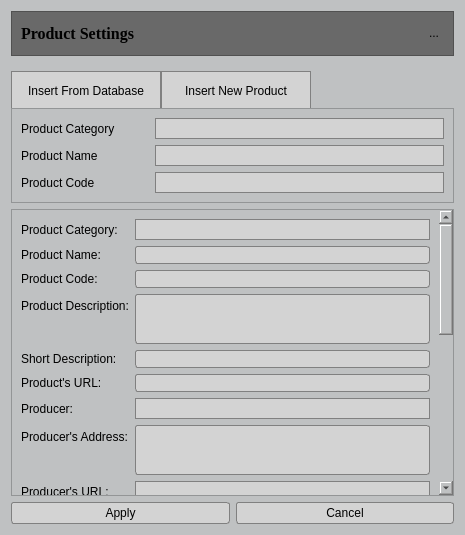
<?xml version="1.0" encoding="UTF-8"?>
<ui version="4.0">
 <class>AddProduct</class>
 <widget class="QDialog" name="AddProduct">
  <property name="geometry">
   <rect>
    <x>0</x>
    <y>0</y>
    <width>465</width>
    <height>535</height>
   </rect>
  </property>
  <property name="windowTitle">
   <string>Dialog</string>
  </property>
  <property name="styleSheet">
   <string notr="true">QFrame#frame_2, QToolButton#m_pToolButtonClose, QLabel#label {
	background-color:rgb(105,105,105);
}

QToolButton#m_pToolButtonClose {
	max-width: 20px;
	max-height: 20px;
	border: 0px solid gray;
	image: url(../../../Resources/Icons/close-icon.png);
}

QWidget {
	background-color: rgb(191,193,194);
}

/*	Push button*/
QPushButton {
	min-height: 20px;
	border: 1px solid gray;
	border-radius: 3px;
	background-color: lightgray;
	selection-background-color: gray;
}

QPushButton:hover {
	background-color: gray;
	border-radius: 3px;
}

/*Combo box*/
QComboBox {
	min-height: 19px;
	background-color: lightgray;
	selection-background-color: gray;
	padding-left: 4px;
	border: 1px solid gray;
}

QComboBox:editable {
	min-height: 19px;
	background-color: lightgray;
	selection-background-color: gray;
	padding-left: 0px;
	border: 1px solid gray;	
}

QComboBox::down-arrow {
	image: url(../../../Resources/Icons/arrow_down.png);
    width: 10px;
    height: 10px;
}

QComboBox::drop-down {
	border: 0px;
    subcontrol-position: top right;
    width: 15px;
}

QComboBox QAbstractItemView {
	border: 1px solid black;
	background-color: lightgray;
	selection-background-color: gray;
}


 QComboBox:hover, QToolButton:checked	{
	background-color: gray;
}


/*Line edit*/
QLineEdit,QTextEdit {
    border: 1px solid gray;
	border-radius: 3px;
    background-color: lightgray;
    selection-background-color: darkgray;
}

/*Tool button*/
QToolButton {
	max-width: 77px;
	max-height: 20px;
	border: 1px solid gray;
	background-color: lightgray;
}</string>
  </property>
  <layout class="QVBoxLayout" name="verticalLayout">
   <item>
    <widget class="QFrame" name="frame_2">
     <property name="sizePolicy">
      <sizepolicy hsizetype="Preferred" vsizetype="Fixed">
       <horstretch>0</horstretch>
       <verstretch>0</verstretch>
      </sizepolicy>
     </property>
     <property name="minimumSize">
      <size>
       <width>0</width>
       <height>45</height>
      </size>
     </property>
     <property name="styleSheet">
      <string notr="true">/*background-color:rgb(105,105,105)*/</string>
     </property>
     <property name="frameShape">
      <enum>QFrame::StyledPanel</enum>
     </property>
     <property name="frameShadow">
      <enum>QFrame::Raised</enum>
     </property>
     <layout class="QHBoxLayout" name="horizontalLayout">
      <item>
       <widget class="QLabel" name="label">
        <property name="font">
         <font>
          <family>Times New Roman</family>
          <pointsize>12</pointsize>
          <weight>75</weight>
          <bold>true</bold>
         </font>
        </property>
        <property name="text">
         <string>Product Settings</string>
        </property>
       </widget>
      </item>
      <item>
       <widget class="QToolButton" name="m_pToolButtonClose">
        <property name="styleSheet">
         <string notr="true">/*Tool button*/
QToolButton {
	max-width: 20px;
	max-height: 20px;
	border: 0px solid gray;
}
</string>
        </property>
        <property name="text">
         <string>...</string>
        </property>
        <property name="icon">
         <iconset>
          <normaloff>../../../../Resources/Icons/close-icon.png</normaloff>../../../../Resources/Icons/close-icon.png</iconset>
        </property>
       </widget>
      </item>
     </layout>
    </widget>
   </item>
   <item>
    <layout class="QHBoxLayout" name="horizontalLayout_3">
     <property name="spacing">
      <number>0</number>
     </property>
     <item>
      <widget class="QToolButton" name="m_pToolButtonFromDB">
       <property name="minimumSize">
        <size>
         <width>150</width>
         <height>40</height>
        </size>
       </property>
       <property name="maximumSize">
        <size>
         <width>79</width>
         <height>22</height>
        </size>
       </property>
       <property name="cursor">
        <cursorShape>PointingHandCursor</cursorShape>
       </property>
       <property name="text">
        <string>Insert From Database</string>
       </property>
       <property name="checkable">
        <bool>true</bool>
       </property>
      </widget>
     </item>
     <item>
      <widget class="QToolButton" name="m_pToolButtonNew">
       <property name="minimumSize">
        <size>
         <width>150</width>
         <height>40</height>
        </size>
       </property>
       <property name="maximumSize">
        <size>
         <width>79</width>
         <height>22</height>
        </size>
       </property>
       <property name="cursor">
        <cursorShape>PointingHandCursor</cursorShape>
       </property>
       <property name="text">
        <string>Insert New Product</string>
       </property>
       <property name="checkable">
        <bool>true</bool>
       </property>
      </widget>
     </item>
     <item>
      <spacer name="horizontalSpacer">
       <property name="orientation">
        <enum>Qt::Horizontal</enum>
       </property>
       <property name="sizeHint" stdset="0">
        <size>
         <width>40</width>
         <height>20</height>
        </size>
       </property>
      </spacer>
     </item>
    </layout>
   </item>
   <item>
    <widget class="QFrame" name="m_pFrameFromDB">
     <property name="frameShape">
      <enum>QFrame::StyledPanel</enum>
     </property>
     <property name="frameShadow">
      <enum>QFrame::Sunken</enum>
     </property>
     <layout class="QFormLayout" name="formLayout_7">
      <property name="horizontalSpacing">
       <number>40</number>
      </property>
      <property name="verticalSpacing">
       <number>6</number>
      </property>
      <item row="0" column="0">
       <widget class="QLabel" name="label_17">
        <property name="text">
         <string>Product Category</string>
        </property>
       </widget>
      </item>
      <item row="0" column="1">
       <widget class="QComboBox" name="m_pComboBoxProductCategoryFromDB"/>
      </item>
      <item row="1" column="0">
       <widget class="QLabel" name="label_19">
        <property name="text">
         <string>Product Name</string>
        </property>
       </widget>
      </item>
      <item row="1" column="1">
       <widget class="QComboBox" name="m_pComboBoxProductNameFromDB"/>
      </item>
      <item row="2" column="0">
       <widget class="QLabel" name="label_20">
        <property name="text">
         <string>Product Code</string>
        </property>
       </widget>
      </item>
      <item row="2" column="1">
       <widget class="QComboBox" name="m_pComboBoxProductCodeFromDB"/>
      </item>
     </layout>
    </widget>
   </item>
   <item>
    <widget class="QScrollArea" name="m_pScrollAreaNewProduct">
     <property name="widgetResizable">
      <bool>true</bool>
     </property>
     <widget class="QWidget" name="scrollAreaWidgetContents">
      <property name="geometry">
       <rect>
        <x>0</x>
        <y>0</y>
        <width>431</width>
        <height>663</height>
       </rect>
      </property>
      <layout class="QFormLayout" name="formLayout_5">
       <property name="fieldGrowthPolicy">
        <enum>QFormLayout::AllNonFixedFieldsGrow</enum>
       </property>
       <item row="0" column="0">
        <widget class="QLabel" name="label_36">
         <property name="text">
          <string>Product Category:</string>
         </property>
        </widget>
       </item>
       <item row="0" column="1">
        <widget class="QComboBox" name="m_pComboBoxProductCategory">
         <property name="minimumSize">
          <size>
           <width>0</width>
           <height>21</height>
          </size>
         </property>
         <property name="editable">
          <bool>true</bool>
         </property>
        </widget>
       </item>
       <item row="1" column="0">
        <widget class="QLabel" name="label_37">
         <property name="text">
          <string>Product Name:</string>
         </property>
        </widget>
       </item>
       <item row="1" column="1">
        <widget class="QLineEdit" name="m_pLineEditProductName"/>
       </item>
       <item row="2" column="0">
        <widget class="QLabel" name="label_38">
         <property name="text">
          <string>Product Code:</string>
         </property>
        </widget>
       </item>
       <item row="2" column="1">
        <widget class="QLineEdit" name="m_pLineEditProductCode"/>
       </item>
       <item row="3" column="0">
        <widget class="QLabel" name="label_39">
         <property name="text">
          <string>Product Description:</string>
         </property>
        </widget>
       </item>
       <item row="3" column="1">
        <widget class="QTextEdit" name="m_pTextEditProductDescription">
         <property name="maximumSize">
          <size>
           <width>16777215</width>
           <height>50</height>
          </size>
         </property>
         <property name="tabStopWidth">
          <number>80</number>
         </property>
        </widget>
       </item>
       <item row="4" column="0">
        <widget class="QLabel" name="label_40">
         <property name="text">
          <string>Short Description:</string>
         </property>
        </widget>
       </item>
       <item row="4" column="1">
        <widget class="QLineEdit" name="m_pLineEditShortDescription"/>
       </item>
       <item row="5" column="0">
        <widget class="QLabel" name="label_41">
         <property name="text">
          <string>Product's URL:</string>
         </property>
        </widget>
       </item>
       <item row="5" column="1">
        <widget class="QLineEdit" name="m_pLineEditProductURL"/>
       </item>
       <item row="6" column="0">
        <widget class="QLabel" name="label_42">
         <property name="text">
          <string>Producer:</string>
         </property>
        </widget>
       </item>
       <item row="6" column="1">
        <widget class="QComboBox" name="m_pComboBoxProducer">
         <property name="minimumSize">
          <size>
           <width>0</width>
           <height>21</height>
          </size>
         </property>
         <property name="editable">
          <bool>true</bool>
         </property>
        </widget>
       </item>
       <item row="7" column="0">
        <widget class="QLabel" name="label_43">
         <property name="text">
          <string>Producer's Address:</string>
         </property>
         <property name="wordWrap">
          <bool>true</bool>
         </property>
        </widget>
       </item>
       <item row="7" column="1">
        <widget class="QTextEdit" name="m_pTextEditProducerAddress">
         <property name="maximumSize">
          <size>
           <width>16777215</width>
           <height>50</height>
          </size>
         </property>
        </widget>
       </item>
       <item row="8" column="0">
        <widget class="QLabel" name="label_18">
         <property name="text">
          <string>Producer's URL:</string>
         </property>
        </widget>
       </item>
       <item row="8" column="1">
        <widget class="QComboBox" name="m_pComboBoxProducerURL">
         <property name="minimumSize">
          <size>
           <width>0</width>
           <height>21</height>
          </size>
         </property>
         <property name="editable">
          <bool>true</bool>
         </property>
        </widget>
       </item>
       <item row="9" column="0">
        <widget class="QLabel" name="label_44">
         <property name="text">
          <string>Place of Origin:</string>
         </property>
        </widget>
       </item>
       <item row="9" column="1">
        <widget class="QComboBox" name="m_pComboBoxPlaceOfOrigin">
         <property name="minimumSize">
          <size>
           <width>0</width>
           <height>21</height>
          </size>
         </property>
         <property name="editable">
          <bool>true</bool>
         </property>
        </widget>
       </item>
       <item row="10" column="0">
        <widget class="QLabel" name="label_45">
         <property name="text">
          <string>Product Unit:</string>
         </property>
        </widget>
       </item>
       <item row="10" column="1">
        <widget class="QFrame" name="frame_4">
         <layout class="QHBoxLayout" name="horizontalLayout_11" stretch="0,0,5,4">
          <property name="spacing">
           <number>10</number>
          </property>
          <property name="leftMargin">
           <number>0</number>
          </property>
          <property name="topMargin">
           <number>0</number>
          </property>
          <property name="rightMargin">
           <number>0</number>
          </property>
          <property name="bottomMargin">
           <number>0</number>
          </property>
          <item>
           <widget class="QComboBox" name="m_pComboBoxProductUnit">
            <property name="minimumSize">
             <size>
              <width>0</width>
              <height>21</height>
             </size>
            </property>
            <property name="editable">
             <bool>true</bool>
            </property>
           </widget>
          </item>
          <item>
           <widget class="QLabel" name="label_21">
            <property name="sizePolicy">
             <sizepolicy hsizetype="Preferred" vsizetype="Preferred">
              <horstretch>0</horstretch>
              <verstretch>0</verstretch>
             </sizepolicy>
            </property>
            <property name="text">
             <string>Unit Quantity:</string>
            </property>
           </widget>
          </item>
          <item>
           <widget class="QComboBox" name="m_pComboBoxUnitQuantity">
            <property name="sizePolicy">
             <sizepolicy hsizetype="Expanding" vsizetype="Fixed">
              <horstretch>0</horstretch>
              <verstretch>0</verstretch>
             </sizepolicy>
            </property>
            <property name="minimumSize">
             <size>
              <width>50</width>
              <height>21</height>
             </size>
            </property>
            <property name="maximumSize">
             <size>
              <width>90</width>
              <height>16777215</height>
             </size>
            </property>
            <property name="editable">
             <bool>true</bool>
            </property>
           </widget>
          </item>
          <item>
           <spacer name="horizontalSpacer_9">
            <property name="orientation">
             <enum>Qt::Horizontal</enum>
            </property>
            <property name="sizeHint" stdset="0">
             <size>
              <width>40</width>
              <height>20</height>
             </size>
            </property>
           </spacer>
          </item>
         </layout>
        </widget>
       </item>
       <item row="11" column="0">
        <widget class="QLabel" name="label_46">
         <property name="text">
          <string>Tax Rate:</string>
         </property>
        </widget>
       </item>
       <item row="11" column="1">
        <widget class="QComboBox" name="m_pComboBoxTaxRate">
         <property name="maximumSize">
          <size>
           <width>70</width>
           <height>16777215</height>
          </size>
         </property>
         <item>
          <property name="text">
           <string>9.5%</string>
          </property>
         </item>
         <item>
          <property name="text">
           <string>22%</string>
          </property>
         </item>
        </widget>
       </item>
       <item row="12" column="0">
        <widget class="QLabel" name="label_47">
         <property name="text">
          <string>Quantity:</string>
         </property>
        </widget>
       </item>
       <item row="12" column="1">
        <layout class="QHBoxLayout" name="horizontalLayout_12" stretch="0,0,0,0,0">
         <property name="spacing">
          <number>10</number>
         </property>
         <item>
          <widget class="QLineEdit" name="m_pLineEditQuantity">
           <property name="minimumSize">
            <size>
             <width>70</width>
             <height>0</height>
            </size>
           </property>
           <property name="maximumSize">
            <size>
             <width>70</width>
             <height>16777215</height>
            </size>
           </property>
          </widget>
         </item>
         <item>
          <spacer name="horizontalSpacer_10">
           <property name="orientation">
            <enum>Qt::Horizontal</enum>
           </property>
           <property name="sizeHint" stdset="0">
            <size>
             <width>40</width>
             <height>20</height>
            </size>
           </property>
          </spacer>
         </item>
         <item>
          <widget class="QLabel" name="label_48">
           <property name="text">
            <string>Last Changed:</string>
           </property>
          </widget>
         </item>
         <item>
          <widget class="QLineEdit" name="m_pLineEditQuantLastChanged">
           <property name="minimumSize">
            <size>
             <width>70</width>
             <height>0</height>
            </size>
           </property>
          </widget>
         </item>
         <item>
          <spacer name="horizontalSpacer_11">
           <property name="orientation">
            <enum>Qt::Horizontal</enum>
           </property>
           <property name="sizeHint" stdset="0">
            <size>
             <width>40</width>
             <height>20</height>
            </size>
           </property>
          </spacer>
         </item>
        </layout>
       </item>
       <item row="13" column="0">
        <widget class="QLabel" name="label_49">
         <property name="text">
          <string>Price:</string>
         </property>
        </widget>
       </item>
       <item row="13" column="1">
        <layout class="QHBoxLayout" name="horizontalLayout_13">
         <property name="spacing">
          <number>10</number>
         </property>
         <item>
          <widget class="QLineEdit" name="m_pLineEditPrice">
           <property name="minimumSize">
            <size>
             <width>70</width>
             <height>0</height>
            </size>
           </property>
           <property name="maximumSize">
            <size>
             <width>70</width>
             <height>16777215</height>
            </size>
           </property>
          </widget>
         </item>
         <item>
          <spacer name="horizontalSpacer_12">
           <property name="orientation">
            <enum>Qt::Horizontal</enum>
           </property>
           <property name="sizeHint" stdset="0">
            <size>
             <width>40</width>
             <height>20</height>
            </size>
           </property>
          </spacer>
         </item>
         <item>
          <widget class="QLabel" name="label_50">
           <property name="text">
            <string>Last Changed:</string>
           </property>
          </widget>
         </item>
         <item>
          <widget class="QLineEdit" name="m_pLineEditPriceLastChanged">
           <property name="minimumSize">
            <size>
             <width>70</width>
             <height>0</height>
            </size>
           </property>
          </widget>
         </item>
         <item>
          <spacer name="horizontalSpacer_13">
           <property name="orientation">
            <enum>Qt::Horizontal</enum>
           </property>
           <property name="sizeHint" stdset="0">
            <size>
             <width>40</width>
             <height>20</height>
            </size>
           </property>
          </spacer>
         </item>
        </layout>
       </item>
       <item row="14" column="0">
        <widget class="QLabel" name="label_51">
         <property name="text">
          <string>Image:</string>
         </property>
        </widget>
       </item>
       <item row="14" column="1">
        <layout class="QHBoxLayout" name="horizontalLayout_14" stretch="0,1">
         <property name="spacing">
          <number>15</number>
         </property>
         <property name="rightMargin">
          <number>0</number>
         </property>
         <item>
          <widget class="QLabel" name="m_pLabelTexture">
           <property name="minimumSize">
            <size>
             <width>50</width>
             <height>50</height>
            </size>
           </property>
           <property name="frameShape">
            <enum>QFrame::StyledPanel</enum>
           </property>
           <property name="text">
            <string/>
           </property>
          </widget>
         </item>
         <item>
          <layout class="QFormLayout" name="formLayout_6">
           <property name="fieldGrowthPolicy">
            <enum>QFormLayout::AllNonFixedFieldsGrow</enum>
           </property>
           <property name="horizontalSpacing">
            <number>10</number>
           </property>
           <property name="rightMargin">
            <number>0</number>
           </property>
           <item row="0" column="0">
            <widget class="QLabel" name="label_52">
             <property name="text">
              <string>Select:</string>
             </property>
            </widget>
           </item>
           <item row="0" column="1">
            <widget class="QComboBox" name="m_pComboBoxImageSelect">
             <property name="sizePolicy">
              <sizepolicy hsizetype="Expanding" vsizetype="Fixed">
               <horstretch>0</horstretch>
               <verstretch>0</verstretch>
              </sizepolicy>
             </property>
             <property name="minimumSize">
              <size>
               <width>0</width>
               <height>21</height>
              </size>
             </property>
             <property name="editable">
              <bool>true</bool>
             </property>
            </widget>
           </item>
           <item row="1" column="0">
            <widget class="QLabel" name="label_53">
             <property name="text">
              <string>Add New:</string>
             </property>
            </widget>
           </item>
           <item row="1" column="1">
            <widget class="QToolButton" name="m_pToolButtonSetTexture">
             <property name="minimumSize">
              <size>
               <width>20</width>
               <height>20</height>
              </size>
             </property>
             <property name="maximumSize">
              <size>
               <width>79</width>
               <height>22</height>
              </size>
             </property>
             <property name="font">
              <font>
               <kerning>true</kerning>
              </font>
             </property>
             <property name="focusPolicy">
              <enum>Qt::TabFocus</enum>
             </property>
             <property name="styleSheet">
              <string notr="true">/*Tool button*/
QToolButton {
	max-width: 77px;
	max-height: 20px;
	border: 1px solid gray;
}

QToolButton:hover {
	background-color: gray;
	border-radius: 1px;
}
</string>
             </property>
             <property name="text">
              <string>Select File ...</string>
             </property>
            </widget>
           </item>
          </layout>
         </item>
        </layout>
       </item>
       <item row="15" column="0">
        <widget class="QLabel" name="label_54">
         <property name="text">
          <string>Frame:</string>
         </property>
        </widget>
       </item>
       <item row="15" column="1">
        <layout class="QHBoxLayout" name="horizontalLayout_15" stretch="0,0">
         <property name="spacing">
          <number>2</number>
         </property>
         <item>
          <widget class="QComboBox" name="m_pComboBoxFrame">
           <property name="minimumSize">
            <size>
             <width>150</width>
             <height>21</height>
            </size>
           </property>
           <property name="acceptDrops">
            <bool>false</bool>
           </property>
           <property name="accessibleName">
            <string/>
           </property>
           <property name="styleSheet">
            <string notr="true">QComboBox {
	min-height: 19px;
	background-color: lightgray;
	selection-background-color: gray;
	padding-left: 4px;
	border: 1px solid gray;
}

QComboBox:editable {
	min-height: 19px;
	background-color: lightgray;
	selection-background-color: gray;
	padding-left: 0px;
	border: 1px solid gray;	
}

QComboBox::down-arrow {
	image: url(C:/Projekti/arrow_down.png);
    width: 10px;
    height: 10px;
}

QComboBox::drop-down {
	border: 0px;
    subcontrol-position: top right;
    width: 15px;
}

QComboBox QAbstractItemView {
	border: 1px solid black;
	background-color: lightgray;
	selection-background-color: gray;
}


 QComboBox:hover {
	background-color: gray;
}
</string>
           </property>
           <property name="editable">
            <bool>false</bool>
           </property>
           <property name="currentText">
            <string>Plate3D</string>
           </property>
           <item>
            <property name="text">
             <string>Plate3D</string>
            </property>
           </item>
           <item>
            <property name="text">
             <string>Prism</string>
            </property>
           </item>
           <item>
            <property name="text">
             <string>Sphere</string>
            </property>
           </item>
          </widget>
         </item>
         <item>
          <spacer name="horizontalSpacer_14">
           <property name="orientation">
            <enum>Qt::Horizontal</enum>
           </property>
           <property name="sizeHint" stdset="0">
            <size>
             <width>40</width>
             <height>20</height>
            </size>
           </property>
          </spacer>
         </item>
        </layout>
       </item>
       <item row="16" column="0">
        <widget class="QLabel" name="label_55">
         <property name="text">
          <string>Size:</string>
         </property>
        </widget>
       </item>
       <item row="16" column="1">
        <layout class="QHBoxLayout" name="horizontalLayout_16">
         <item>
          <widget class="QLabel" name="label_56">
           <property name="maximumSize">
            <size>
             <width>20</width>
             <height>16777215</height>
            </size>
           </property>
           <property name="text">
            <string>X:</string>
           </property>
          </widget>
         </item>
         <item>
          <widget class="QDoubleSpinBox" name="m_pDoubleSpinBoxSizeX">
           <property name="singleStep">
            <double>0.010000000000000</double>
           </property>
           <property name="value">
            <double>1.000000000000000</double>
           </property>
          </widget>
         </item>
         <item>
          <widget class="QLabel" name="label_57">
           <property name="maximumSize">
            <size>
             <width>20</width>
             <height>16777215</height>
            </size>
           </property>
           <property name="text">
            <string>Y:</string>
           </property>
          </widget>
         </item>
         <item>
          <widget class="QDoubleSpinBox" name="m_pDoubleSpinBoxSizeY">
           <property name="singleStep">
            <double>0.010000000000000</double>
           </property>
           <property name="value">
            <double>0.010000000000000</double>
           </property>
          </widget>
         </item>
         <item>
          <widget class="QLabel" name="label_58">
           <property name="maximumSize">
            <size>
             <width>20</width>
             <height>16777215</height>
            </size>
           </property>
           <property name="text">
            <string>Z:</string>
           </property>
          </widget>
         </item>
         <item>
          <widget class="QDoubleSpinBox" name="m_pDoubleSpinBoxSizeZ">
           <property name="singleStep">
            <double>0.010000000000000</double>
           </property>
           <property name="value">
            <double>1.000000000000000</double>
           </property>
          </widget>
         </item>
        </layout>
       </item>
       <item row="17" column="0">
        <widget class="QLabel" name="label_59">
         <property name="text">
          <string>Preview:</string>
         </property>
        </widget>
       </item>
       <item row="17" column="1">
        <layout class="QVBoxLayout" name="verticalLayout_4">
         <item>
          <widget class="VR::OSGQT_Widget" name="m_pOSGQT_Widget" native="true">
           <property name="minimumSize">
            <size>
             <width>100</width>
             <height>100</height>
            </size>
           </property>
           <property name="maximumSize">
            <size>
             <width>100</width>
             <height>100</height>
            </size>
           </property>
           <property name="styleSheet">
            <string notr="true">background-color: rgb(191, 193, 194);</string>
           </property>
          </widget>
         </item>
        </layout>
       </item>
      </layout>
     </widget>
    </widget>
   </item>
   <item>
    <layout class="QHBoxLayout" name="horizontalLayout_18">
     <property name="spacing">
      <number>6</number>
     </property>
     <item>
      <widget class="QPushButton" name="m_pPushButtonOK">
       <property name="text">
        <string>Apply</string>
       </property>
      </widget>
     </item>
     <item>
      <widget class="QPushButton" name="m_pPushButtonCancel">
       <property name="text">
        <string>Cancel</string>
       </property>
      </widget>
     </item>
    </layout>
   </item>
  </layout>
 </widget>
 <customwidgets>
  <customwidget>
   <class>VR::OSGQT_Widget</class>
   <extends>QWidget</extends>
   <header location="global">vrosgqt_widget.h</header>
   <container>1</container>
  </customwidget>
 </customwidgets>
 <resources/>
 <connections/>
</ui>
